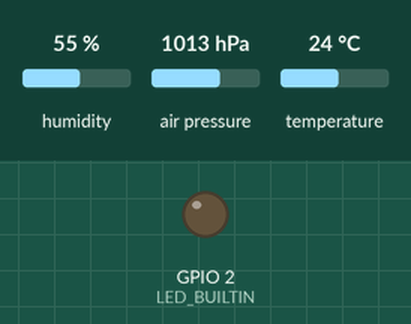
Simulated run of this program. Board: ESP32. Parts: output pins drawn as LEDs (lit = HIGH). Inputs (shaded band) come from the test bench; at power-on: humidity 55 %, air pressure 1013 hPa, temperature 24 °C. The local clock reads 2024-03-15 10:24:30 at power-on unless the program sets it; storage starts empty; what the program prints to the serial monitor is not drawn. At 6.0 s the program puts the board to deep sleep or switches it off; the recording ends there.

Above: at 1.7 s.
At 4.27 s:
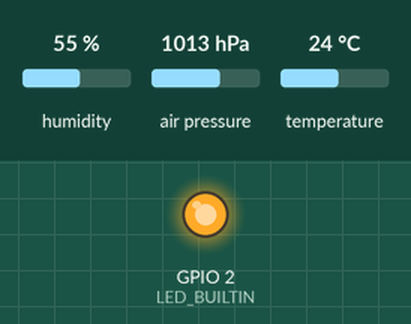
Timing chart, 0 to 6.0 s (numbered marks = the images above):
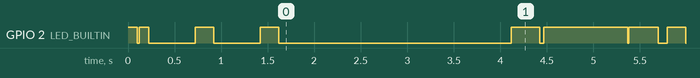

The program:

main.cpp
```cpp
// Station config
#include <Adafruit_Sensor.h>
#include <Arduino.h>
#include <Wire.h>

#include "esp_sleep.h"

// RTC - Real Time Clock Config
#include <RTClib.h>
RTC_DS1307 rtc;

// SD Card config
#include <SPI.h>
#include <SdFat.h>
SdFat SD;
FsFile myFile;
#define FILE_WRITE (O_RDWR | O_CREAT | O_AT_END)
#define FILE_APPEND FAPPEND
#define SD_CS_PIN 5
#define SD_CONFIG SdSpiConfig(SD_CS_PIN, DEDICATED_SPI, SD_SCK_MHZ(15))

// BME280 CONFIG
#include <Adafruit_BME280.h>
#define SEALEVELPRESSURE_HPA (1013.25)
Adafruit_BME280 bme;  // I2C
float bme_temperature, bme_altitude, bme_pressure, bme_humidity;

// AM2320 CONFIG
#include <Adafruit_AM2320.h>
Adafruit_AM2320 am2320 = Adafruit_AM2320();
float am_temperature, am_humidity;

// BAT WATCH
float VBAT;
#define VBAT_PIN 33

// ULP SLEEP TIMER
uint64_t UpdateInterval =
    1 * 30 * 1000000;  // e.g. 0.33 * 60 * 1000000; // Sleep time
RTC_DATA_ATTR int bootCount = 0;

// DECLARATIONS
void WriteToCSV(DateTime, float, float, float, float, float, float);
void INIT_SD();
void INIT_RTC();
void INIT_BME();
void Deep_Sleep_Now();
void readdata();
void printdata();
void led_indicator();

void setup() {
    // Open serial communications and wait for port to open:
    Serial.begin(115200);
    while (!Serial) {
        ;  // wait for serial port to connect. Needed for native USB port only
    }

    pinMode(LED_BUILTIN, OUTPUT);

    pinMode(VBAT_PIN, INPUT);
    ++bootCount;

    // INITIALIZES
    INIT_SD();
    delay(500);
    INIT_RTC();
    delay(500);
    INIT_BME();
    delay(500);
}

void loop() {
    Wire.begin();

    // LOGIC
    delay(2000);
    readdata();
    printdata();

    VBAT = map(analogRead(VBAT_PIN), 0, 4094, 0, 4.2);
    Serial.println();
    Serial.println(VBAT);

    // LOGGING
    DateTime now = rtc.now();

    WriteToCSV(now, bme_temperature, bme_humidity, bme_pressure, bme_pressure,
               am_temperature, am_humidity);

    // Find out how long since the ESP rebooted
    float wake_time = (float)millis() / float(1000);

    // ULP - SLEEP
    Serial.print("Wake Time = ");
    Serial.print(wake_time);
    Serial.println(" seconds");
    delay(100);
    Deep_Sleep_Now();
}

void INIT_SD() {
    led_indicator();
    Serial.print("Initializing SD card...");
    if (!SD.begin(SD_CONFIG)) {
        led_indicator();
        led_indicator();
        led_indicator();
        SD.initErrorPrint(&Serial);
        Deep_Sleep_Now();
    }
    Serial.println("initialization done.");
    led_indicator();
}

void INIT_RTC() {
    led_indicator();
    if (!rtc.begin()) {
        led_indicator();
        led_indicator();
        led_indicator();
        Serial.println("Couldn't find RTC");
        Deep_Sleep_Now();
    }

    if (!rtc.isrunning()) {
        led_indicator();
        led_indicator();
        led_indicator();
        Serial.println("RTC is not running! Setting the time.");
        // rtc.adjust(DateTime(F(__DATE__), F(__TIME__)));
    }
    led_indicator();
}
void INIT_BME() {
    led_indicator();
    bool status;
    status = bme.begin(0x76);
    if (!status) {
        Serial.println("Could not find a valid BME280 sensor, check wiring!");
        while (1);
    }
    led_indicator();
}

void WriteToCSV(DateTime timestamp, float bme_t, float bme_h, float bme_alt,
                float bme_pres, float AM_t, float AM_hu) {
    led_indicator();
    char fileName[25];
    sprintf(fileName, "WS1_%02d%02d%04d.csv", timestamp.day(),
            timestamp.month(), timestamp.year());
    Serial.println(fileName);
    char timeBuffer[20];
    snprintf(timeBuffer, sizeof(timeBuffer), "%02d:%02d:%02d", timestamp.hour(),
             timestamp.minute(), timestamp.second());

    // Check if the file exists or create it
    if (!SD.exists(fileName)) {
        led_indicator();
        led_indicator();
        led_indicator();
        // If the file doesn't exist, create it
        myFile = SD.open(fileName, FILE_WRITE);

        if (myFile) {
            // Write header to the file (assuming CSV header format)
            myFile.println(
                "Timestamp;bme_temperature;bme_humidity;bme_pressure;bme_"
                "altitude;am2320_temperature;am2320_humidity");
            myFile.close();
            Serial.println("Header written to file: " + String(fileName));
        } else {
            Serial.println("Error creating file: " + String(fileName));
            return;
        }
    }

    // Open the file for appending data
    led_indicator();
    myFile = SD.open(fileName, FILE_WRITE);

    if (myFile) {
        led_indicator();
        String data = String(timeBuffer) + ";" + String(bme_t) + ";" +
                      String(bme_h) + ";" + String(bme_pres) + ";" +
                      String(bme_alt) + ";" + String(AM_t) + ";" +
                      String(AM_hu);
        data.replace(".", ",");
        // Write sensor data to the file
        myFile.println(data);
        myFile.close();
        Serial.println("Data written to file: " + String(fileName));
        Serial.println(data);
        led_indicator();
    } else {
        led_indicator();
        led_indicator();
        led_indicator();
        Serial.println("Error opening file: " + String(fileName));
    }
}

void Deep_Sleep_Now() {
    led_indicator();
    led_indicator();
    esp_sleep_enable_timer_wakeup(UpdateInterval);
    Serial.println("ESP is tired, going to sleep.");
    Serial.flush();
    esp_deep_sleep_start();

    delay(2000);
}

void printdata() {
    // BME280 READOUT
    led_indicator();
    Serial.print("Air temperature [°C]: ");
    Serial.println(bme_temperature);
    Serial.print("Altitude [m]: ");
    Serial.println(int(bme_altitude));
    Serial.print("Barometric pressure [hPa]: ");
    Serial.println(bme_pressure);
    Serial.print("BME Humidity [%]: ");
    Serial.println(bme_humidity);
    led_indicator();
    // AM2320 READOUT
    led_indicator();
    Serial.print("AM2320 temperature [C]: ");
    Serial.println(am_temperature);
    Serial.print("AM2320 Humidity [%]: ");
    Serial.println(am_humidity);
    led_indicator();
}

void readdata() {
    // Reading BME280 sensor
    led_indicator();
    bme_temperature = bme.readTemperature();
    bme_pressure = bme.readPressure() / 100.0F;
    bme_altitude = bme.readAltitude(SEALEVELPRESSURE_HPA);
    bme_humidity = bme.readHumidity();
    led_indicator();

    // Reading AM2320 Sensor
    led_indicator();
    am_temperature = am2320.readTemperature();
    am_humidity = am2320.readHumidity();
    led_indicator();
}

void led_indicator() {
    digitalWrite(LED_BUILTIN, HIGH);
    delay(100);
    digitalWrite(LED_BUILTIN, LOW);
}
```
